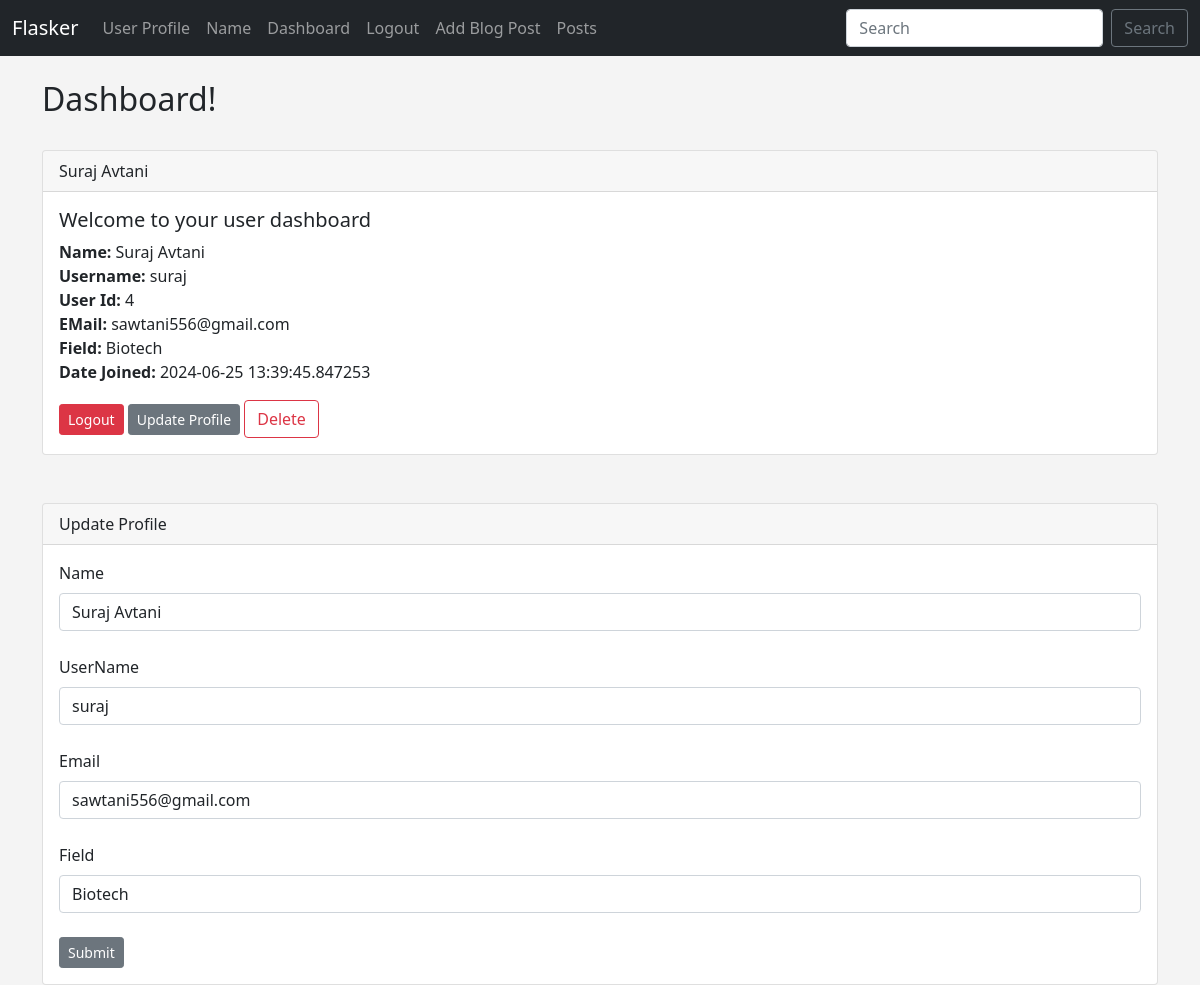
The app's page /dashboard (signed in) with its own data.
### app.py (models this page shows, shortened)
class Users(db.Model,UserMixin):
	id = db.Column(db.Integer, primary_key=True)
	username = db.Column(db.String(20), nullable=False, unique=True)
	name = db.Column(db.String(200), nullable=False)
	email = db.Column(db.String(120), nullable=False, unique=True)
	field = db.Column(db.String(120))
	date_added = db.Column(db.DateTime, default=datetime.now)
	password_hash = db.Column(db.String(200))
	posts = db.relationship('Posts', backref='poster')
	@property
	def password(self):
		raise AttributeError('password is not a readable attribute!')

### app.py (the view)
@app.route('/dashboard', methods=['GET', 'POST'])
@login_required
def dashboard():
	form = UserForm()
	id = current_user.id
	name_to_update = Users.query.get_or_404(id)
	if request.method == "POST":
		name_to_update.name = request.form['name']
		name_to_update.email = request.form['email']
		name_to_update.field = request.form['field']
		name_to_update.username = request.form['username']
		try:
			db.session.commit()
			flash("User Updated Successfully!")
			return render_template("dashboard.html",
				form=form,
				name_to_update = name_to_update)
		except:
			flash("Error!  Looks like there was a problem...try again!")
			return render_template("dashboard.html",
				form=form,
				name_to_update = name_to_update)
	else:
		return render_template("dashboard.html",
				form=form,
				name_to_update = name_to_update,
				id = id)

### webforms.py
class UserForm(FlaskForm):
	name = StringField("Name", validators=[DataRequired()])
	username = StringField("UserName", validators=[DataRequired()])
	email = StringField("Email", validators=[DataRequired()])
	field = StringField("Field")
	password_hash = PasswordField('Password', validators=[DataRequired(), EqualTo('password_hash2', message='Passwords Must Match!')])
	password_hash2 = PasswordField('Confirm Password', validators=[DataRequired()])
	submit = SubmitField("Submit")

class SearchForm(FlaskForm):
	searched = StringField('Searched', validators=[DataRequired()])
	submit = SubmitField('Search')

### app.py (called while the page is built)
@login_manager.user_loader
def load_user(user_id):
	return Users.query.get(int(user_id))

@app.context_processor
def base():
	form = SearchForm()
	return dict(form=form)

### templates/dashboard.html (shortened to what this page needs)
{% extends 'base.html' %}
{% block content %}
<h2>Dashboard!</h2>
<br />
<div class="card">
	<div class="card-header">
		{{ current_user.name }}
	</div>
	<div class="card-body">
		<h5 class="card-title">Welcome to your user dashboard</h5>
		<p class="card-text">
			<strong>Name: </strong>{{ current_user.name }}<br>
			<strong>Username: </strong>{{ current_user.username }}<br>
			<strong>User Id: </strong>{{ current_user.id }}<br>
			<strong>EMail: </strong>{{ current_user.email }}<br>
			<strong>Field: </strong>{{ current_user.field }}<br>
			<strong>Date Joined: </strong>{{ current_user.date_added }}<br>
		</p>
		<a href="{{ url_for('logout') }}" class="btn btn-danger btn-sm">Logout</a>
		<a href="{{url_for('update', id=current_user.id)}}" class="btn btn-secondary btn-sm">Update Profile</a>
		<a href="{{ url_for('delete', id=current_user.id) }}" class="btn btn-outline-danger">Delete</a>
	</div>
</div>
<br><br>
<div class="card">
	<div class="card-header">
		Update Profile
	</div>
	<div class="card-body">
		<form action="/dashboard" method="POST">
			{{form.name.label(class="form-label")}}
			{{form.name(class="form-control", value=name_to_update.name)}}
			<br>
			{{form.username.label(class="form-label")}}
			{{form.username(class="form-control", value=name_to_update.username)}}
			<br>
			{{form.email.label(class="form-label")}}
			{{form.email(class="form-control", value=name_to_update.email)}}
			<br>
			{{form.field.label(class="form-label")}}
			{{form.field(class="form-control", value=name_to_update.field)}}
			<br>
			{{form.submit(class="btn btn-secondary btn-sm")}}
		</form>
	</div>
</div>
{% endblock %}

### static/css/style.css (style rules this page uses)
body { background: #f4f4f4; }

### records on screen
Users: name "Suraj Avtani", username "suraj", id "4", email "sawtani556@gmail.com", field "Biotech", date_added "2024-06-25 13:39:45.847253"
